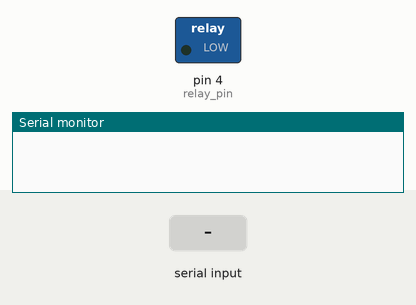
The sketch below on a simulated Arduino Uno, built with avr-gcc and run on an emulated ATmega328P. Parts: switched loads named in the sketch (green lamp = pin HIGH), the last lines printed to the serial monitor. The inputs (shaded band) are chosen by the test bench.

Above: at 1.2 s.
1.3 s: "D\n" received over Serial
At 1.8 s:
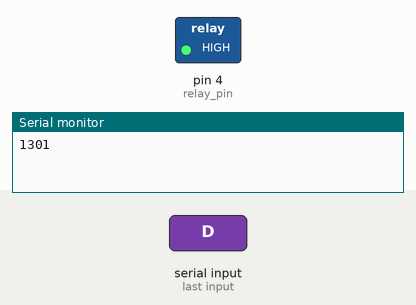
2.8 s: "S\n" received over Serial
At 4.1 s:
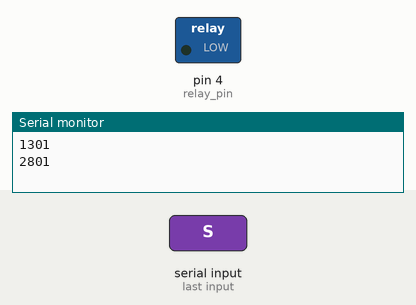
Timing chart, 0 to 5.8 s (numbered marks = the images above; inputs shaded):
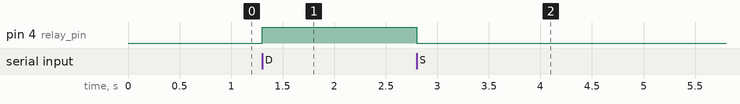

The sketch:

main.ino
```cpp
int relay_pin = 4;
const String SignalfromPy = "";
unsigned long currentTime = 0;

void setup()
{
  Serial.begin(9600);
  pinMode(relay_pin, OUTPUT);
  digitalWrite(relay_pin, LOW);
}
void loop(){
  if (Serial.available()) {
    SignalfromPy = Serial.readStringUntil('\n');
    if (SignalfromPy == "D") { //circle disappear/wait for mouse click, python->arduino, send time to python
      digitalWrite(relay_pin, HIGH);// block
      currentTime = millis();
      Serial.println(currentTime);
    }
    else if (SignalfromPy == "S") {// screen clicked, python->arduino,
      digitalWrite(relay_pin, LOW);// trans
      currentTime = millis();
      Serial.println(currentTime);
    }
  }
}
```

Measured:
- after the input at 1.3 s, pin 4 (relay_pin): LOW → HIGH at once
- after the input at 2.8 s, pin 4 (relay_pin): HIGH → LOW at once
